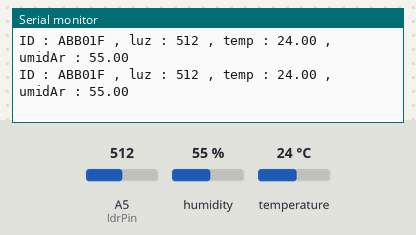
Recording of a sketch running on a simulated Arduino Uno, built with avr-gcc and run on an emulated ATmega328P. On the bench: the last lines printed to the serial monitor. The test bench sets the inputs (shaded band); at power-on: A5 (ldrPin) = 512, humidity 55 %, temperature 24 °C.

Above: at 19.8 s.
19.9 s: A5 (ldrPin) set to 991
At 21.7 s:
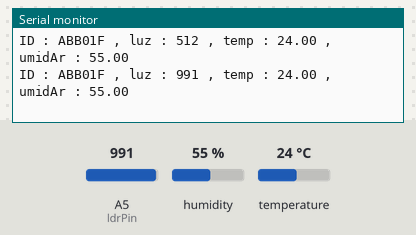
26.3 s: A5 (ldrPin) set to 1011
At 27.8 s:
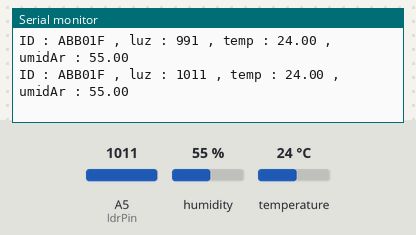
Timing chart, 0 to 29.3 s (numbered marks = the images above; inputs shaded):
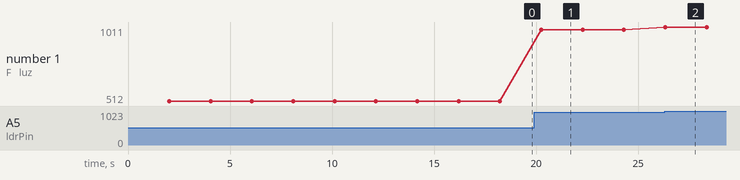

Measured:
- after the input at 19.9 s, the serial monitor: prints a new line after 0.35 s (image 1)
- after the input at 26.3 s, the serial monitor: prints a new line at once (image 2)
- plotted number 1: 512 → 991 after the input at 19.9 s, 991 → 1011 after the input at 26.3 s

The sketch:

firstNode.ino
```cpp
#include <DHT.h>
#define DHTPIN 11
#define DHTTYPE DHT11
DHT dht(DHTPIN, DHTTYPE);
const int ldrPin = 5;
char idNode[] = "ABB01F";
float u, t;

void setup() {
  Serial.begin(9600);
  dht.begin();
}

void loop() {
  delay(2000);
  t = dht.readTemperature();
  u = dht.readHumidity();
  Serial.print("ID : ");
  Serial.print(idNode);
  Serial.print(" , ");
  Serial.print("luz : ");
  Serial.print(vlrLDR());
  Serial.print(" , ");
  Serial.print("temp : ");
  Serial.print(t);
  Serial.print(" , ");
  Serial.print("umidAr : ");
  Serial.println(u);
}

int vlrLDR() {
  int l = analogRead(ldrPin);
  return l;
}
```
